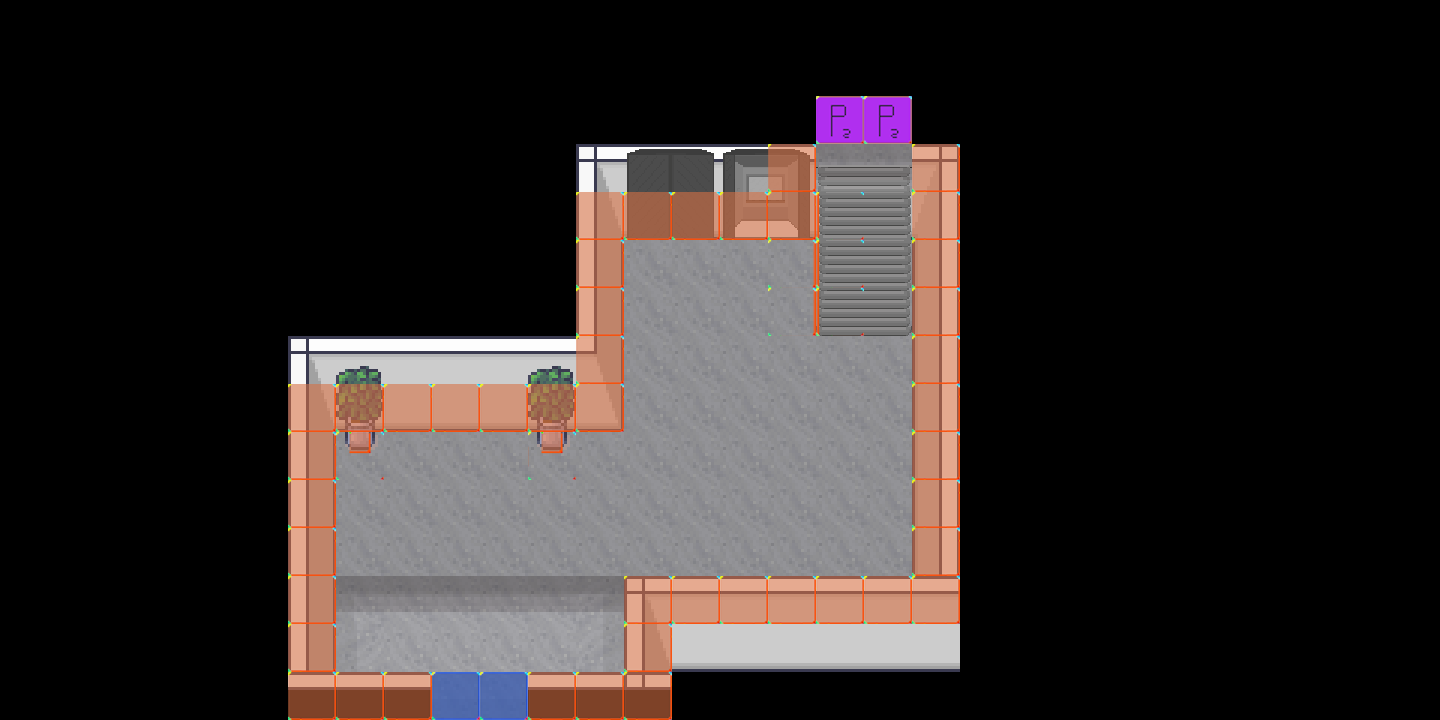

This is a level from a 2D game, rendered from its Tiled map with the project's own tilesets. A one-line summary and the complete map file follow:
An orthogonal 30x15 tile map with 48x48 px tiles, 5 tile layers (struttura0, struttura1, struttura2, oggetti, ...), 4 tilesets.

<map version="1.8" tiledversion="1.8.2" orientation="orthogonal" renderorder="left-up" width="30" height="15" tilewidth="48" tileheight="48" infinite="0" nextlayerid="7" nextobjectid="1">
 <editorsettings>
  <export target="csv/corridoio.csv" format="csv" />
 </editorsettings>
 <tileset firstgid="1" source="../../../XML/struttura.tsx" />
 <tileset firstgid="8285" source="../../../XML/scale.tsx" />
 <tileset firstgid="8301" source="../../../XML/collisioni.tsx" />
 <tileset firstgid="8469" source="../../../XML/ufficio.tsx" />
 <layer id="1" name="struttura0" width="30" height="15">
  <data encoding="csv">
8314,8314,8314,8314,8314,8314,8314,8314,8314,8314,8314,8314,8314,8314,8314,8314,8314,8314,8314,8314,8314,8314,8314,8314,8314,8314,8314,8314,8314,8314,
8314,8314,8314,8314,8314,8314,8314,8314,8314,8314,8314,8314,8314,8314,8314,8314,8314,8314,8314,8314,8314,8314,8314,8314,8314,8314,8314,8314,8314,8314,
8314,8314,8314,8314,8314,8314,8314,8314,8314,8314,8314,8314,8314,8314,8314,8314,8314,8314,8314,8314,8314,8314,8314,8314,8314,8314,8314,8314,8314,8314,
8314,8314,8314,8314,8314,8314,8314,8314,8314,8314,8314,8314,4159,4312,4312,4312,4312,3232,3232,4162,8314,8314,8314,8314,8314,8314,8314,8314,8314,8314,
8314,8314,8314,8314,8314,8314,8314,8314,8314,8314,8314,8314,4235,4388,4388,4388,4388,4388,4389,4238,8314,8314,8314,8314,8314,8314,8314,8314,8314,8314,
8314,8314,8314,8314,8314,8314,8314,8314,8314,8314,8314,8314,4311,3232,3232,3232,3232,3232,3232,4314,8314,8314,8314,8314,8314,8314,8314,8314,8314,8314,
8314,8314,8314,8314,8314,8314,8314,8314,8314,8314,8314,8314,4311,3232,3232,3232,3232,3232,3232,4314,8314,8314,8314,8314,8314,8314,8314,8314,8314,8314,
8314,8314,8314,8314,8314,8314,4159,4312,4312,4312,4312,4313,4387,3232,3232,3232,3232,3232,3232,4314,8314,8314,8314,8314,8314,8314,8314,8314,8314,8314,
8314,8314,8314,8314,8314,8314,4235,4388,4388,4388,4388,4389,4463,3232,3232,3232,3232,3232,3232,4314,8314,8314,8314,8314,8314,8314,8314,8314,8314,8314,
8314,8314,8314,8314,8314,8314,4311,3232,3232,3232,3232,3232,3232,3232,3232,3232,3232,3232,3232,4314,8314,8314,8314,8314,8314,8314,8314,8314,8314,8314,
8314,8314,8314,8314,8314,8314,4311,3232,3232,3232,3232,3232,3232,3232,3232,3232,3232,3232,3232,4314,8314,8314,8314,8314,8314,8314,8314,8314,8314,8314,
8314,8314,8314,8314,8314,8314,4311,3232,3232,3232,3232,3232,3232,3232,3232,3232,3232,3232,3232,4314,8314,8314,8314,8314,8314,8314,8314,8314,8314,8314,
8314,8314,8314,8314,8314,8314,4311,3155,3156,3156,3156,3156,2684357715,4159,4313,4313,4313,4313,4313,4312,8314,8314,8314,8314,8314,8314,8314,8314,8314,8314,
8314,8314,8314,8314,8314,8314,4311,1610615892,3232,3232,3232,3232,2684357716,4235,4389,4389,4389,4389,4389,4388,8314,8314,8314,8314,8314,8314,8314,8314,8314,8314,
8314,8314,8314,8314,8314,8314,4540,4540,4540,3221228628,3221228628,4540,4540,4539,8314,8314,8314,8314,8314,8314,8314,8314,8314,8314,8314,8314,8314,8314,8314,8314
</data>
 </layer>
 <layer id="2" name="struttura1" width="30" height="15">
  <data encoding="csv">
0,0,0,0,0,0,0,0,0,0,0,0,0,0,0,0,0,0,0,0,0,0,0,0,0,0,0,0,0,0,
0,0,0,0,0,0,0,0,0,0,0,0,0,0,0,0,0,0,0,0,0,0,0,0,0,0,0,0,0,0,
0,0,0,0,0,0,0,0,0,0,0,0,0,0,0,0,0,0,0,0,0,0,0,0,0,0,0,0,0,0,
0,0,0,0,0,0,0,0,0,0,0,0,0,8295,8296,8287,8288,8293,8294,0,0,0,0,0,0,0,0,0,0,0,
0,0,0,0,0,0,0,0,0,0,0,0,0,8299,8300,8291,8292,8289,8290,0,0,0,0,0,0,0,0,0,0,0,
0,0,0,0,0,0,0,0,0,0,0,0,0,0,0,0,0,8289,8290,0,0,0,0,0,0,0,0,0,0,0,
0,0,0,0,0,0,0,0,0,0,0,0,0,0,0,0,0,8297,8298,0,0,0,0,0,0,0,0,0,0,0,
0,0,0,0,0,0,0,0,0,0,0,0,0,0,0,0,0,0,0,0,0,0,0,0,0,0,0,0,0,0,
0,0,0,0,0,0,0,0,0,0,0,0,0,0,0,0,0,0,0,0,0,0,0,0,0,0,0,0,0,0,
0,0,0,0,0,0,0,0,0,0,0,0,0,0,0,0,0,0,0,0,0,0,0,0,0,0,0,0,0,0,
0,0,0,0,0,0,0,0,0,0,0,0,0,0,0,0,0,0,0,0,0,0,0,0,0,0,0,0,0,0,
0,0,0,0,0,0,0,0,0,0,0,0,0,0,0,0,0,0,0,0,0,0,0,0,0,0,0,0,0,0,
0,0,0,0,0,0,0,0,0,0,0,0,0,0,0,0,0,0,0,0,0,0,0,0,0,0,0,0,0,0,
0,0,0,0,0,0,0,0,0,0,0,0,0,0,0,0,0,0,0,0,0,0,0,0,0,0,0,0,0,0,
0,0,0,0,0,0,0,0,0,0,0,0,0,0,0,0,0,0,0,0,0,0,0,0,0,0,0,0,0,0
</data>
 </layer>
 <layer id="3" name="struttura2" width="30" height="15">
  <data encoding="csv">
0,0,0,0,0,0,0,0,0,0,0,0,0,0,0,0,0,0,0,0,0,0,0,0,0,0,0,0,0,0,
0,0,0,0,0,0,0,0,0,0,0,0,0,0,0,0,0,0,0,0,0,0,0,0,0,0,0,0,0,0,
0,0,0,0,0,0,0,0,0,0,0,0,0,0,0,0,0,0,0,0,0,0,0,0,0,0,0,0,0,0,
0,0,0,0,0,0,0,0,0,0,0,0,0,0,0,0,0,211,211,0,0,0,0,0,0,0,0,0,0,0,
0,0,0,0,0,0,0,0,0,0,0,0,0,0,0,0,0,514,514,0,0,0,0,0,0,0,0,0,0,0,
0,0,0,0,0,0,0,0,0,0,0,0,0,511,511,511,511,514,511,0,0,0,0,0,0,0,0,0,0,0,
0,0,0,0,0,0,0,0,0,0,0,0,0,511,511,511,511,514,511,0,0,0,0,0,0,0,0,0,0,0,
0,0,0,0,0,0,0,0,0,0,0,0,0,511,511,511,511,511,511,0,0,0,0,0,0,0,0,0,0,0,
0,0,0,0,0,0,0,0,0,0,0,0,0,511,511,511,511,511,511,0,0,0,0,0,0,0,0,0,0,0,
0,0,0,0,0,0,0,511,511,511,511,511,511,511,511,511,511,511,511,0,0,0,0,0,0,0,0,0,0,0,
0,0,0,0,0,0,0,511,511,511,511,511,511,511,511,511,511,511,511,0,0,0,0,0,0,0,0,0,0,0,
0,0,0,0,0,0,0,511,511,511,511,511,511,511,511,511,511,511,511,0,0,0,0,0,0,0,0,0,0,0,
0,0,0,0,0,0,0,211,211,211,211,211,211,0,0,0,0,0,0,0,0,0,0,0,0,0,0,0,0,0,
0,0,0,0,0,0,0,0,0,0,0,0,0,0,0,0,0,0,0,0,0,0,0,0,0,0,0,0,0,0,
0,0,0,0,0,0,0,0,0,0,0,0,0,0,0,0,0,0,0,0,0,0,0,0,0,0,0,0,0,0
</data>
 </layer>
 <layer id="6" name="oggetti" width="30" height="15">
  <data encoding="csv">
0,0,0,0,0,0,0,0,0,0,0,0,0,0,0,0,0,0,0,0,0,0,0,0,0,0,0,0,0,0,
0,0,0,0,0,0,0,0,0,0,0,0,0,0,0,0,0,0,0,0,0,0,0,0,0,0,0,0,0,0,
0,0,0,0,0,0,0,0,0,0,0,0,0,0,0,0,0,0,0,0,0,0,0,0,0,0,0,0,0,0,
0,0,0,0,0,0,0,0,0,0,0,0,0,0,0,0,0,0,0,0,0,0,0,0,0,0,0,0,0,0,
0,0,0,0,0,0,0,0,0,0,0,0,0,0,0,0,0,0,0,0,0,0,0,0,0,0,0,0,0,0,
0,0,0,0,0,0,0,0,0,0,0,0,0,0,0,0,0,0,0,0,0,0,0,0,0,0,0,0,0,0,
0,0,0,0,0,0,0,0,0,0,0,0,0,0,0,0,0,0,0,0,0,0,0,0,0,0,0,0,0,0,
0,0,0,0,0,0,0,8587,0,0,0,8587,0,0,0,0,0,0,0,0,0,0,0,0,0,0,0,0,0,0,
0,0,0,0,0,0,0,8603,0,0,0,8603,0,0,0,0,0,0,0,0,0,0,0,0,0,0,0,0,0,0,
0,0,0,0,0,0,0,8619,0,0,0,8619,0,0,0,0,0,0,0,0,0,0,0,0,0,0,0,0,0,0,
0,0,0,0,0,0,0,0,0,0,0,0,0,0,0,0,0,0,0,0,0,0,0,0,0,0,0,0,0,0,
0,0,0,0,0,0,0,0,0,0,0,0,0,0,0,0,0,0,0,0,0,0,0,0,0,0,0,0,0,0,
0,0,0,0,0,0,0,0,0,0,0,0,0,0,0,0,0,0,0,0,0,0,0,0,0,0,0,0,0,0,
0,0,0,0,0,0,0,0,0,0,0,0,0,0,0,0,0,0,0,0,0,0,0,0,0,0,0,0,0,0,
0,0,0,0,0,0,0,0,0,0,0,0,0,0,0,0,0,0,0,0,0,0,0,0,0,0,0,0,0,0
</data>
 </layer>
 <layer id="5" name="collisioni" width="30" height="15">
  <data encoding="csv">
0,0,0,0,0,0,0,0,0,0,0,0,0,0,0,0,0,0,0,0,0,0,0,0,0,0,0,0,0,0,
0,0,0,0,0,0,0,0,0,0,0,0,0,0,0,0,0,0,0,0,0,0,0,0,0,0,0,0,0,0,
0,0,0,0,0,0,0,0,0,0,0,0,0,0,0,0,0,8430,8430,0,0,0,0,0,0,0,0,0,0,0,
0,0,0,0,0,0,0,0,0,0,0,0,0,0,0,0,8301,0,0,8301,0,0,0,0,0,0,0,0,0,0,
0,0,0,0,0,0,0,0,0,0,0,0,8301,8301,8301,8301,8301,8325,0,8301,0,0,0,0,0,0,0,0,0,0,
0,0,0,0,0,0,0,0,0,0,0,0,8301,0,0,0,8326,8325,0,8301,0,0,0,0,0,0,0,0,0,0,
0,0,0,0,0,0,0,0,0,0,0,0,8301,0,0,0,8326,8325,0,8301,0,0,0,0,0,0,0,0,0,0,
0,0,0,0,0,0,0,0,0,0,0,0,8301,0,0,0,0,0,0,8301,0,0,0,0,0,0,0,0,0,0,
0,0,0,0,0,0,8301,8301,8301,8301,8301,8301,8301,0,0,0,0,0,0,8301,0,0,0,0,0,0,0,0,0,0,
0,0,0,0,0,0,8301,8344,0,0,0,8344,0,0,0,0,0,0,0,8301,0,0,0,0,0,0,0,0,0,0,
0,0,0,0,0,0,8301,0,0,0,0,0,0,0,0,0,0,0,0,8301,0,0,0,0,0,0,0,0,0,0,
0,0,0,0,0,0,8301,0,0,0,0,0,0,0,0,0,0,0,0,8301,0,0,0,0,0,0,0,0,0,0,
0,0,0,0,0,0,8301,0,0,0,0,0,0,8301,8301,8301,8301,8301,8301,8301,0,0,0,0,0,0,0,0,0,0,
0,0,0,0,0,0,8301,0,0,0,0,0,0,8301,0,0,0,0,0,0,0,0,0,0,0,0,0,0,0,0,
0,0,0,0,0,0,8301,8301,8301,8413,8413,8301,8301,8301,0,0,0,0,0,0,0,0,0,0,0,0,0,0,0,0
</data>
 </layer>
</map>
